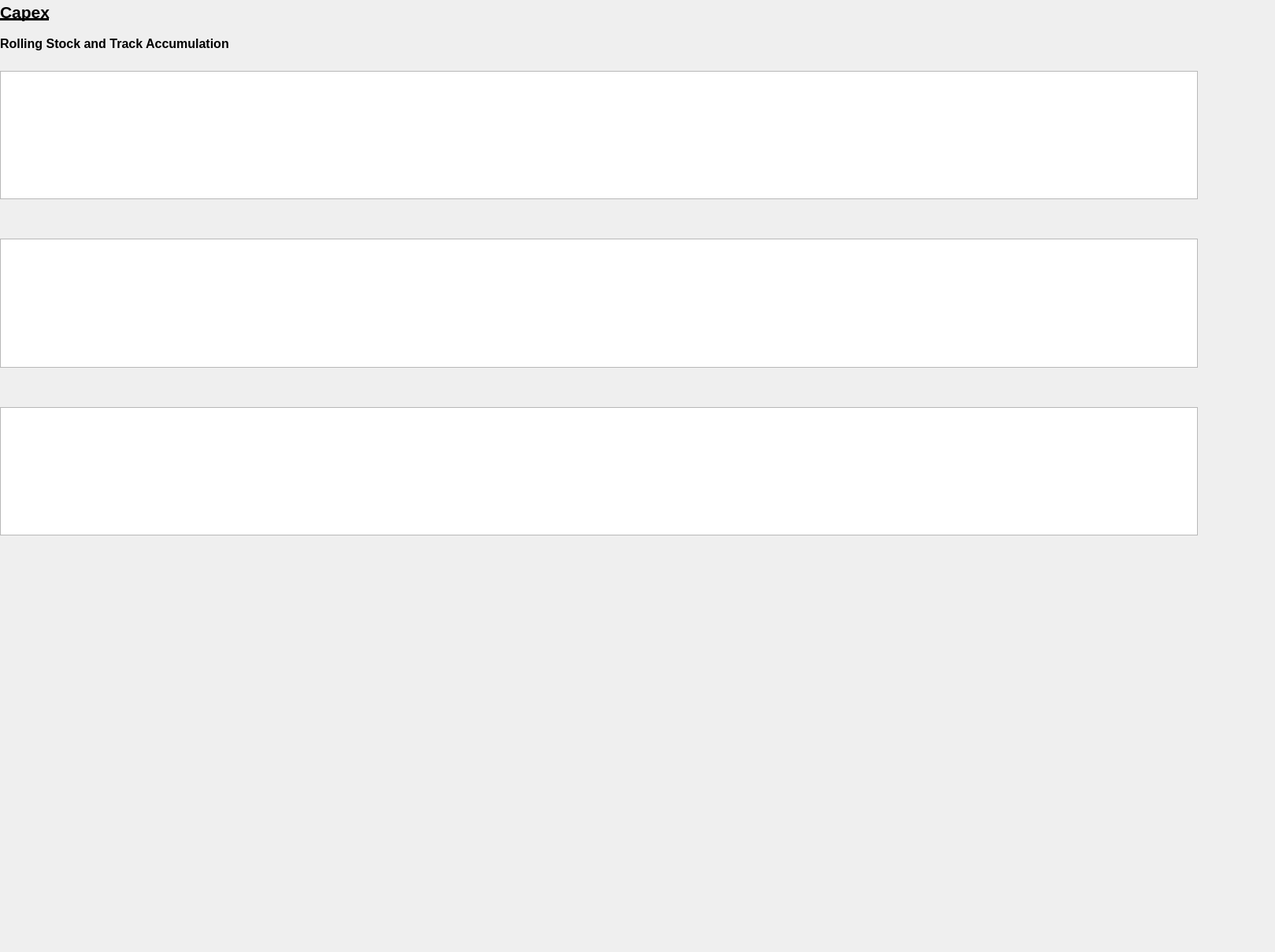
      <widget class="QWidget" name="scrollAreaWidgetContents_9">
       <property name="geometry">
        <rect>
         <x>0</x>
         <y>0</y>
         <width>1619</width>
         <height>1209</height>
        </rect>
       </property>
       <widget class="QLabel" name="label_106">
        <property name="geometry">
         <rect>
          <x>0</x>
          <y>0</y>
          <width>71</width>
          <height>31</height>
         </rect>
        </property>
        <property name="text">
         <string>&lt;html&gt;&lt;head/&gt;&lt;body&gt;&lt;p&gt;&lt;span style=&quot; font-size:16pt; font-weight:700; text-decoration: underline;&quot;&gt;Capex&lt;/span&gt;&lt;/p&gt;&lt;/body&gt;&lt;/html&gt;</string>
        </property>
       </widget>
       <widget class="QLabel" name="label_107">
        <property name="geometry">
         <rect>
          <x>0</x>
          <y>40</y>
          <width>291</width>
          <height>31</height>
         </rect>
        </property>
        <property name="text">
         <string>&lt;html&gt;&lt;head/&gt;&lt;body&gt;&lt;p&gt;&lt;span style=&quot; font-size:12pt; font-weight:700;&quot;&gt;Rolling Stock and Track Accumulation&lt;/span&gt;&lt;/p&gt;&lt;/body&gt;&lt;/html&gt;</string>
        </property>
       </widget>
       <widget class="QWidget" name="layoutWidget">
        <property name="geometry">
         <rect>
          <x>0</x>
          <y>90</y>
          <width>1521</width>
          <height>590</height>
         </rect>
        </property>
        <layout class="QVBoxLayout" name="capexTables">
         <property name="spacing">
          <number>50</number>
         </property>
         <item>
          <widget class="QTableWidget" name="capexTable_1"/>
         </item>
         <item>
          <widget class="QTableWidget" name="capexTable_2"/>
         </item>
         <item>
          <widget class="QTableWidget" name="capexTable_3"/>
         </item>
        </layout>
       </widget>
      </widget>
